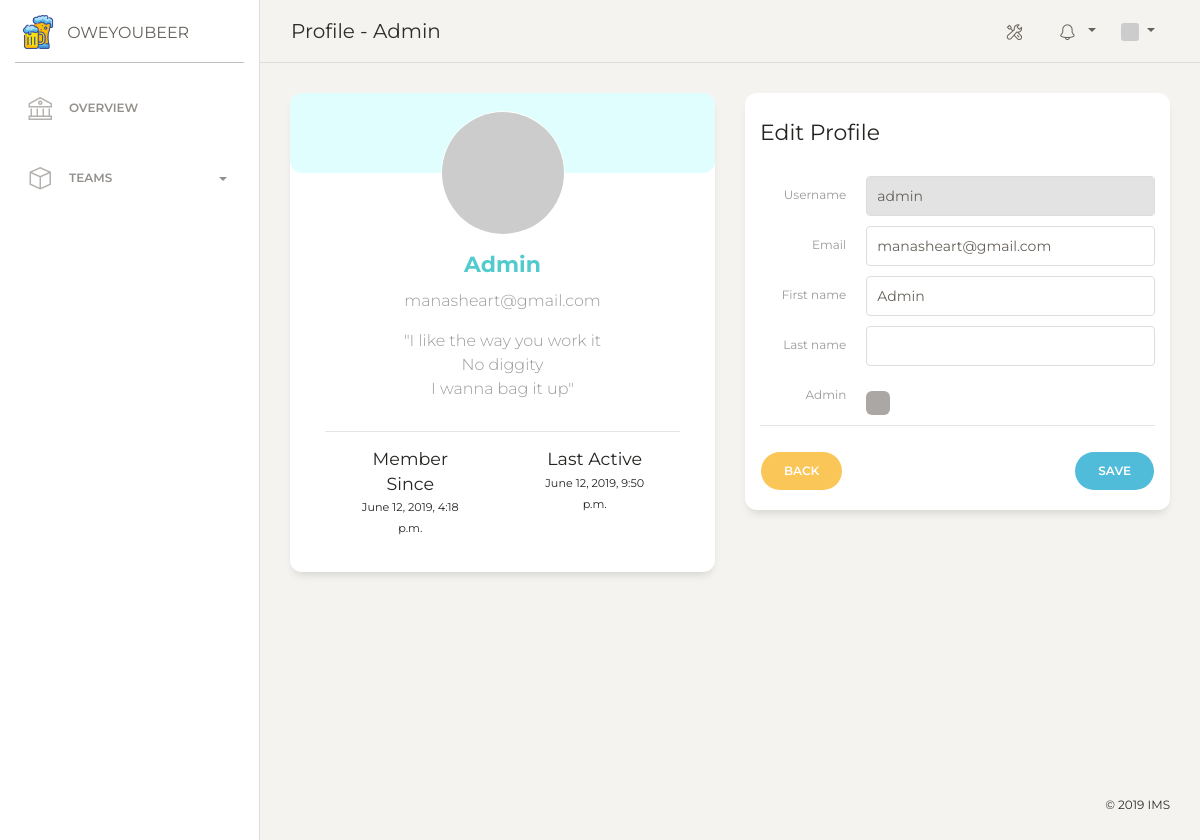
Screenshot of /profile/admin (signed in) with the database file from the repository.
### account/models.py (models this page shows, shortened)
class Account(AbstractUser):
    class Meta:
        db_table = 'accounts'
    email = models.EmailField(unique=True)
    username = models.CharField(max_length=40, unique=True)
    first_name = models.CharField(max_length=40, blank=True)
    last_name = models.CharField(max_length=40, blank=True)
    avatar_hash = models.CharField(max_length=140, blank=True)
    is_superuser = models.BooleanField(default=False)
    is_active = models.BooleanField(default=True)
    objects = AccountManager()
    USERNAME_FIELD = 'username'
    REQUIRED_FIELDS = ['email']
    def get_full_name(self):
        return ' '.join([self.first_name, self.last_name])
    def gravatar(self, size=100, default='identicon', rating='g'):
        url = 'https://secure.gravatar.com/avatar'
        hash = self.avatar_hash or self.gravatar_hash()
        return '{url}/{hash}?s={size}&d={default}&r={rating}'.format(
            url=url, hash=hash, size=size, default=default, rating=rating)

### account/views.py (the view, shortened to what this page needs)
# urls.py: url(r'^profile/(?P<username>[\w-]+)$', view=ProfileView.as_view(), name='profile'),
class ProfileView(UpdateView):
    model = Account
    form_class = ProfileForm
    template_name = 'profile/user.html'
    def get_object(self, **kwargs):
        self.username = self.kwargs.get("username")
        if self.username is None:
            raise Http404
        return get_object_or_404(Account, username__iexact=self.username)

### account/forms.py
class ProfileForm(forms.ModelForm):
    username = forms.CharField(disabled=True, widget=TextInput(attrs={'class': 'form-control'}))
    email = forms.EmailField(widget=EmailInput(attrs={'class': 'form-control'}))
    first_name = forms.CharField(required=False, widget=TextInput(attrs={'class': 'form-control'}))
    last_name = forms.CharField(required=False, widget=TextInput(attrs={'class': 'form-control'}))
    is_admin = forms.BooleanField(required=False, widget=CheckboxInput(attrs={'class': 'form-check-input'}))
    class Meta:
        model = Account
        fields = ['username', 'email', 'first_name', 'last_name', 'is_admin']

### templates/profile/user.html (shortened to what this page needs)
{% extends 'layout.html' %}
{% block menu %}Profile - {{ user.username }}{% endblock %}
{% block body %}
<div class="content">
  <div class="row">
    <div class="col-md-6">
      <div class="card card-user">
        <div class="card-body">
          <div class="author">
            <a href="#">
              <img class="avatar border-gray" src="{{ user.gravatar }}">
              <h5 class="title">{{ user.get_full_name }}</h5>
            </a>
            <p class="description">
              {{ user.email }}
            </p>
          </div>
          <p class="description text-center">
            "I like the way you work it
            <br> No diggity
            <br> I wanna bag it up"
          </p>
        </div>
        <div class="card-footer">
          <hr>
          <div class="button-container">
            <div class="row">
              <div class="col-lg-4 col-md-6 col-6 ml-auto">
                <h5>Member Since</h5>
                <p><small>{{ user.date_joined }}</small></p>
              </div>
              <div class="col-lg-4 col-md-6 col-6 ml-auto mr-auto">
                <h5>Last Active</h5>
                <p><small>{{ user.last_login }}</small></p>
              </div>
            </div>
          </div>
        </div>
      </div>
    </div>
    <div class="col-md-6">
      <div class="card">
        <div class="card-header">
          <h5 class="card-title">Edit Profile</h5>
        </div>
        <div class="card-body">
          <form class="form-horizontal" method="post">
            <div class="row">
              <label class="col-md-3 col-form-label">{{ form.username.label }}</label>
              <div class="col-md-9">
                {% if form.username.errors %}
                <div class="form-group has-danger">
                {% else %}
                <div class="form-group">
                {% endif %}
                  {{ form.username }}
                </div>
              </div>
            </div>
            <div class="row">
              <label class="col-md-3 col-form-label">{{ form.email.label }}</label>
              <div class="col-md-9">
                {% if form.email.errors %}
                <div class="form-group has-danger">
                {% else %}
                <div class="form-group">
                {% endif %}
                  {{ form.email }}
                </div>
              </div>
            </div>
            <div class="row">
              <label class="col-md-3 col-form-label">{{ form.first_name.label }}</label>
              <div class="col-md-9">
                {% if form.first_name.errors %}
                <div class="form-group has-danger">
                {% else %}
                <div class="form-group">
                {% endif %}
                  {{ form.first_name }}
                </div>
              </div>
            </div>
            <div class="row">
              <label class="col-md-3 col-form-label">{{ form.last_name.label }}</label>
              <div class="col-md-9">
                {% if form.last_name.errors %}
                <div class="form-group has-danger">
                {% else %}
                <div class="form-group">
                {% endif %}
                  {{ form.last_name }}
                </div>
              </div>
            </div>
            <div class="row">
              <label class="col-md-3 col-form-label">Admin</label>
              <div class="col-md-9">
                <div class="form-check">
                </div>
              </div>
            </div>
            <hr>
            <a class="btn btn-warning btn-round float-left" href="javascript:history.back()">Back</a>
            <button class="btn btn-info btn-round float-right" type="submit">Save</button>
          </form>
        </div>
      </div>
    </div>
  </div>
</div>
{% endblock %}

### rows the page displays
Account: username "Admin", get_full_name "Admin", email "manasheart@gmail.com", date_joined "June 12, 2019, 4:18 p.m.", last_login "June 12, 2019, 9:50 p.m.", username "admin", first_name "Admin"
